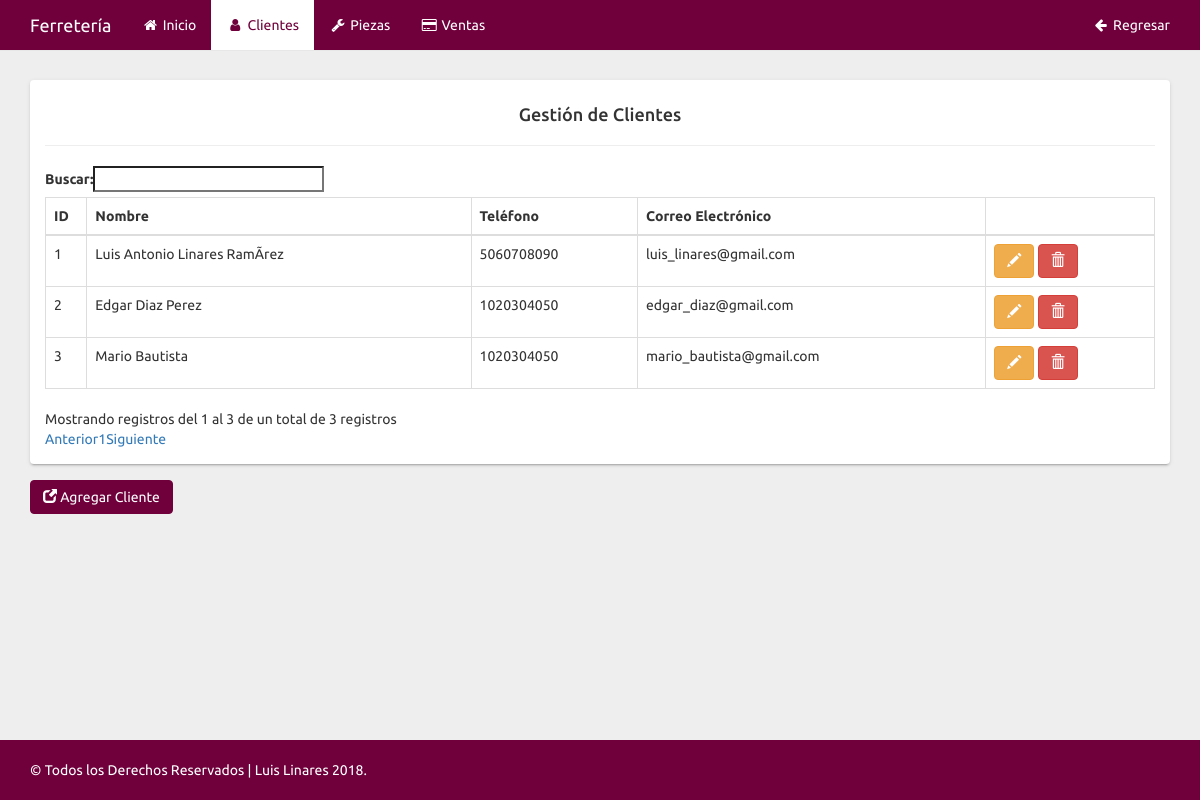
The page /clientes.php on the database its author committed.
### tables this page shows
CREATE TABLE `clientes` (
  `cliente_id` int(11) NOT NULL,
  `nombres` varchar(50) NOT NULL,
  `telefono` varchar(20) NOT NULL,
  `correo` varchar(65) NOT NULL
);

### clientes.php (the view, shortened to what this page needs)
<!DOCTYPE html>
<html lang="">
   <head>
      <link rel="stylesheet" type="text/css" href="assets/css/bootstrap.min.css">
      <link rel="stylesheet" type="text/css" href="https://cdn.datatables.net/1.10.16/css/dataTables.bootstrap.min.css"></link>
      <link rel="stylesheet" type="text/css" href="https://cdn.datatables.net/buttons/1.3.1/css/buttons.bootstrap.min.css"></link>
      <link rel="stylesheet" type="text/css" href="assets/css/font-awesome.min.css">
      <link rel="stylesheet" type="text/css" href="assets/css/custom.css">
      <link rel="stylesheet" type="text/css" href="assets/css/styles.css">
   </head>
   <body>
      <nav class="navbar navbar-default navbar-fixed-top">
         <div class="container">
            <div class="navbar-header">
               <a href="index.php" class="navbar-brand">Ferretería</a>
            </div>
            <div id="navbar" class="collapse navbar-collapse">
               <ul class="nav navbar-nav">
                  <li><a href="index.php"><i class="fa fa-fw fa-home"></i> Inicio</a></li>
                  <li class="active"><a href="clientes.php"><i class="fa fa-fw fa-user"></i> Clientes</a></li>
                  <li><a href="piezas.php"><i class="fa fa-fw fa-wrench"></i> Piezas</a></li>
                  <li><a href="ventas.php"><i class="fa fa-fw fa-credit-card"></i> Ventas</a></li>
               </ul>
               <ul class="nav navbar-nav navbar-right">
                  <li><a href="../../../index.html"><i class="fa fa-fw fa-arrow-left"></i> Regresar</a></li>
               </ul>
            </div>
         </div>
      </nav>
      <div class="container">
         <div class="row mt-20">
            <div class="col-xs-12 col-sm-12 col-md-12">
               <div class="panel panel-default">
                  <div class="panel-body">
                     <h4 class="text-center"> Gestión de Clientes</h4>
                     <hr>
                     <?php
                        $conexion = mysqli_connect('localhost', 'root', 'root', 'ferreteria');
                        $consultaListar = "SELECT * FROM clientes";
                        $resultadosListado = mysqli_query($conexion, $consultaListar);
                     ?>
                     <div id="exportar-clientes">
                        <table class="table table-hover table-bordered" id="tabla-clientes">
                           <thead>
                              <tr>
                                 <th>ID</th>
                                 <th>Nombre</th>
                                 <th>Teléfono</th>
                                 <th>Correo Electrónico</th>
                                 <th></th>
                              </tr>
                           </thead>
                           <tbody>
                              <?php while($fila = mysqli_fetch_assoc($resultadosListado)){ ?>
                              <tr>
                                 <td><?= $fila['cliente_id']; ?></td>
                                 <td><?= $fila['nombres']; ?></td>
                                 <td><?= $fila['telefono']; ?></td>
                                 <td><?= $fila['correo']; ?></td>
                                 <td>
                                    <a class="btn btn-warning btn-editar" data-toggle="modal" href='#actualizar-cliente-<?= $fila['cliente_id']; ?>'><span class="glyphicon glyphicon-pencil"></span></a>
                                    <button class="btn btn-danger btn-eliminar" id="<?= $fila['cliente_id']; ?>"><span class="glyphicon glyphicon-trash"></span></button>
                                 </td>
                              </tr>
                              <?php } ?>
                           </tbody>
                        </table>
                     </div>
                  </div>
               </div>
               <a href='#agregar-cliente' class="btn btn-custom" data-toggle="modal"><span class="glyphicon glyphicon-new-window"></span> Agregar Cliente</a>
            </div>
         </div>
      </div>
      <footer class="footer">
         <div class="container">
            <p class="text-muted">© Todos los Derechos Reservados | Luis Linares 2018.</p>
         </div>
      </footer>
   </body>
</html>

### assets/css/custom.css (style rules this page uses)
html { position: relative; min-height: 100%; }
body { font-family: 'Ubuntu', sans-serif !important; margin-bottom: 60px; background-color: #EEEEEE !important; }
.panel.panel-default { border-top-width: 3px; }
.panel { box-shadow: 0 3px 1px -2px rgba(0, 0, 0, .14), 0 2px 2px 0 rgba(0, 0, 0, .098), 0 1px 5px 0 rgba(0, 0, 0, .084); border: 0; border-radius: 4px; margin-bottom: 16px; }
.footer { position: absolute; bottom: 0; width: 100%; height: 60px; background-color: #70003C !important; }
body > .container { padding: 60px 15px 0; }
.container .text-muted { color: #ffffff !important; margin: 20px 0; }
.footer > .container { padding-right: 15px; padding-left: 15px; }
.navbar-default { background-color: #70003C !important; }
.navbar-default .navbar-brand { color: #ffffff !important; }
.navbar-default .navbar-nav>li>a { color: #ffffff !important; }
.btn-custom { color: #ffffff !important; background-color: #70003C !important; border-color: #70003C !important; }
.navbar-default .navbar-nav>.active>a, .navbar-default .navbar-nav>.active>a:focus, .navbar-default .navbar-nav>.active>a:hover { color: #70003C !important; background-color: #ffffff !important; }

### assets/css/styles.css (style rules this page uses)
.mt-20 { margin-top: 20px; }

### rows shown on the page
clientes: cliente_id "1", nombres "Luis Antonio Linares RamÃ­rez", telefono "5060708090", correo "luis_linares@gmail.com"
clientes: cliente_id "2", nombres "Edgar Diaz Perez", telefono "1020304050", correo "edgar_diaz@gmail.com"
clientes: cliente_id "3", nombres "Mario Bautista", telefono "1020304050", correo "mario_bautista@gmail.com"
